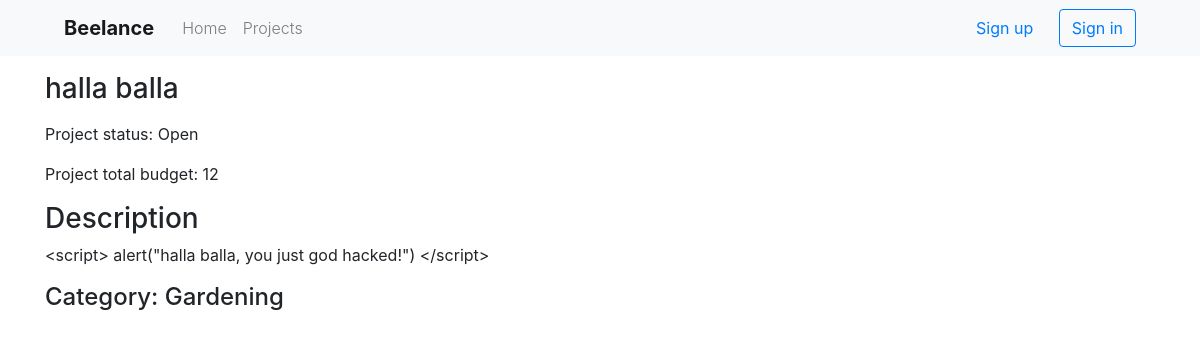
The page /projects/4/ on the database its author committed.
### projects/models.py (models this page shows, shortened)
class Project(models.Model):
    user = models.ForeignKey(Profile, on_delete=models.CASCADE)
    title = models.CharField(max_length=200)
    description = models.TextField(max_length=500)
    participants = models.ManyToManyField(Profile, related_name='project_participants')
    category = models.ForeignKey(ProjectCategory, on_delete=models.CASCADE, related_name='project_category')
    OPEN = 'o'
    INPROG = 'i'
    FINISHED = 'f'
    STATUS_CHOICES = (
        (OPEN, 'Open'),
        (INPROG, 'In progress'),
        (FINISHED, 'Finished'),
    )
    status = models.CharField(max_length=11, choices=STATUS_CHOICES, default=OPEN)

class ProjectCategory(models.Model):
    name = models.CharField(max_length=200)
    def __str__(self):
        return self.name

### projects/views.py (the view, shortened to what this page needs)
# urls.py: path('<project_id>/', views.project_view, name='project_view'),
def project_view(request, project_id):
    project = Project.objects.get(pk=project_id)
    tasks = project.tasks.all()
    total_budget = sum(task.budget for task in tasks)
    if request.user == project.user.user:
        if request.method == 'POST' and 'offer_response' in request.POST:
            instance = get_object_or_404(TaskOffer, id=request.POST.get('taskofferid'))
            offer_response_form = TaskOfferResponseForm(request.POST, instance=instance)
            if offer_response_form.is_valid():
                offer_response = offer_response_form.save(commit=False)
                if offer_response.status == 'a':
                    offer_response.task.read.add(offer_response.offerer)
                    offer_response.task.write.add(offer_response.offerer)
                    project = offer_response.task.project
                    project.participants.add(offer_response.offerer)
                offer_response.save()
        offer_response_form = TaskOfferResponseForm()
        if request.method == 'POST' and 'status_change' in request.POST:
            status_form = ProjectStatusForm(request.POST)
            if status_form.is_valid():
                project_status = status_form.save(commit=False)
                project.status = project_status.status
                project.save()
        status_form = ProjectStatusForm(initial={'status': project.status})
        return render(request, 'projects/project_view.html', {
            'project': project,
            'tasks': tasks,
            'status_form': status_form,
            'total_budget': total_budget,
            'offer_response_form': offer_response_form,
        })
    else:
        task_offer_form = TaskOfferForm()
        return render(request, 'projects/project_view.html', {
            'project': project,
            'tasks': tasks,
            'task_offer_form': task_offer_form,
            'total_budget': total_budget,
        })

### projects/templates/projects/project_view.html (shortened to what this page needs)
{% extends 'sec/base.html' %}
{% load bootstrap4 %}
{% load project_extras %}
{% load icons %}
{% block content %}
    <h3 class="my-3">{{ project.title }}</h3>
    <p>Project status: {{ project.get_status_display }}</p>
    <p>Project total budget: {{ total_budget }}</p>
    <h3>Description</h3>
    <p class="project-description">{{ project.description }}</p>
    <h4>Category: {{ project.category }}</h4>
{% endblock %}

### sec/static/sec/css/main.css (style rules this page uses)
.project-description { word-break: break-all; }

### rows shown on the page
Project: title "halla balla", status "Open", description "<script> alert(\"halla balla, you just god hacked!\") </script>", category "Gardening"

### other values the page prints
{{ total_budget }} "12"
